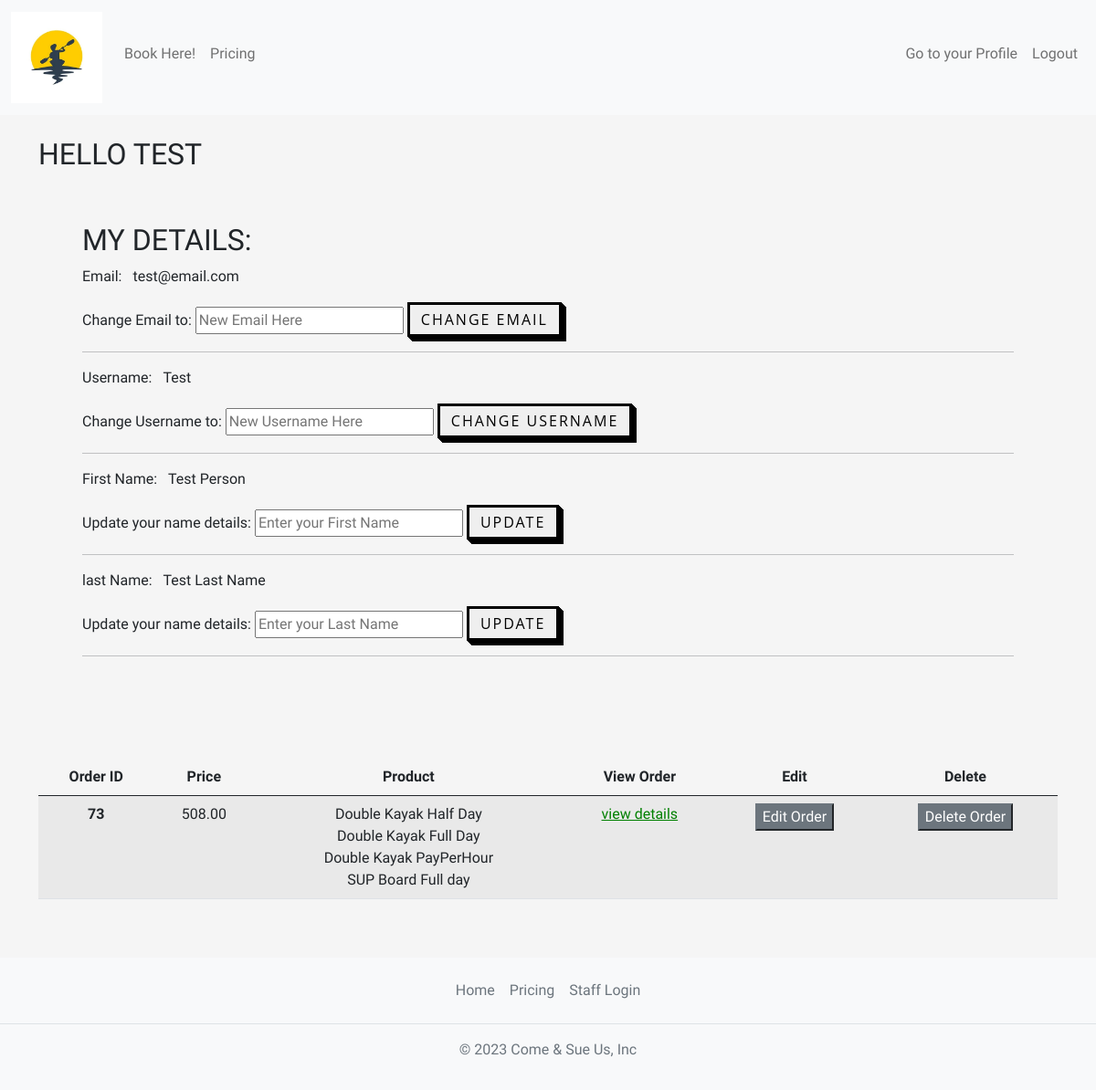
Page /profile (signed in) on the earlier database version.
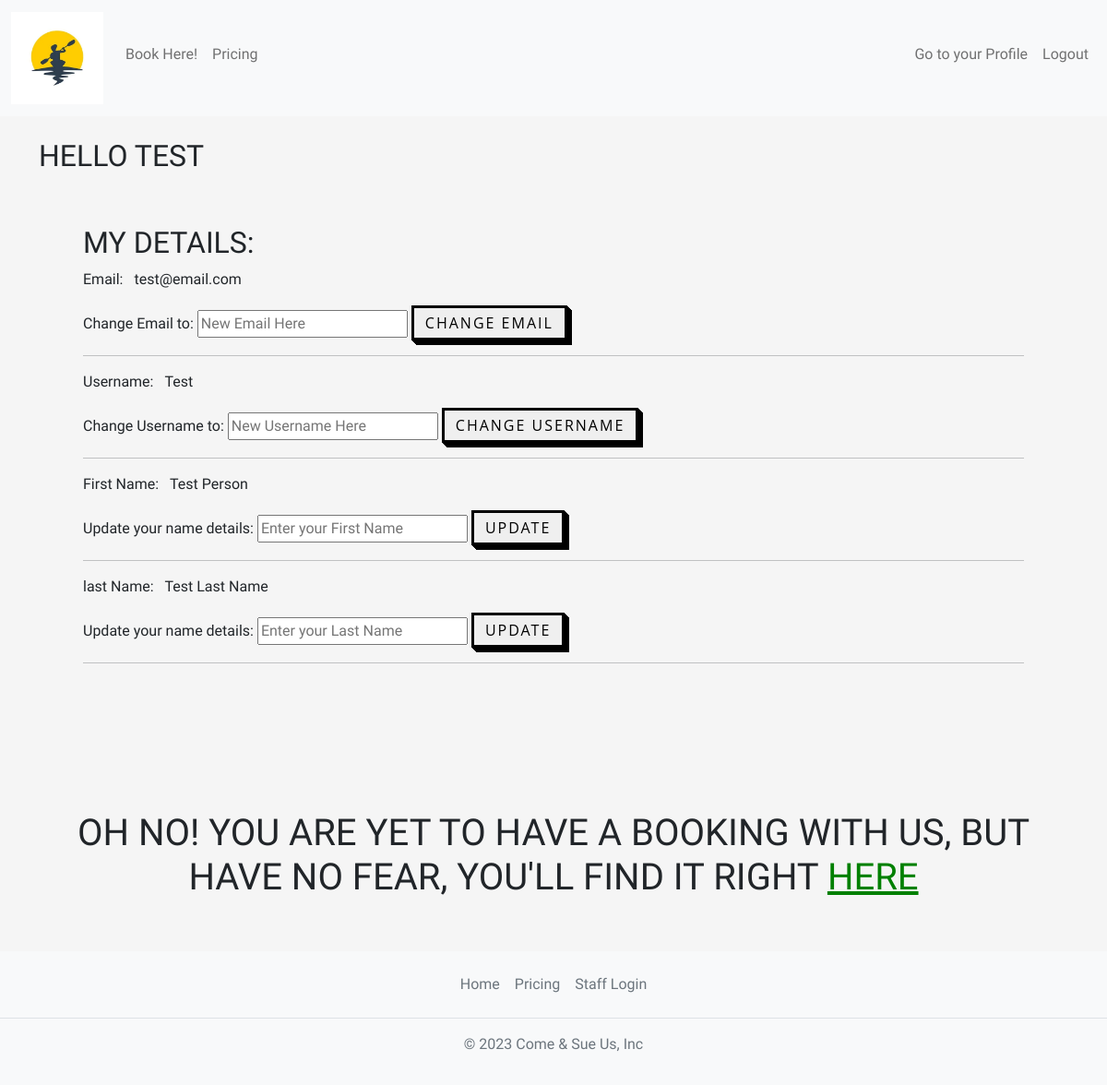
Same page on the later database version.
### home/models.py (models this page shows, shortened)
class OrderModel(models.Model):
    STATUS = (
        ('Awaiting Pickup', 'Awaiting Pickup'),
        ('Delivered', 'Delivered'),
    )
    user = models.ForeignKey(get_user_model(), on_delete=models.SET_NULL, null=True)
    created_on = models.DateTimeField(auto_now_add=True)
    price = models.DecimalField(max_digits=7, decimal_places=2)
    status = models.CharField(max_length=200, null=True, choices=STATUS)
    items = models.ManyToManyField(
        'Variant', related_name='order', blank=True)

class Variant(models.Model):
    name = models.CharField(max_length=100)
    description = models.TextField()
    image = models.ImageField(upload_to='variants_images/')
    price = models.DecimalField(max_digits=5, decimal_places=2)

### home/views.py (the view, shortened to what this page needs)
# urls.py: path('profile', views.profile, name='profile'),
@login_required
def profile(request):
    user = request.user
    my_orders = OrderModel.objects.filter(user=user)
    context = {
        'user_my_site': user,
        'my_orders': my_orders
    }
    return render(request, 'home/profile.html', context)

### home/templates/home/profile.html (shortened to what this page needs)
{% extends 'base.html' %}
{% block content %}
<div class="container col-md-12 mt-4 mb-5">
<h2>Hello {{user_my_site}}</h2>
<div class="p-5 ">
<form method="POST" action="{% url 'profile'%}">
    <h2>My details:</h2>
    <p>Email: <span class="px-2">{{user_my_site.email}} </span></p>
    <span>Change Email to: <input type="text" name="email" placeholder="New Email Here"/></span>
    <button type="submit" class="button-style" >Change Email</button>
    <hr>
    <p>Username: <span class="px-2">{{user_my_site.username}} </span></p>
    <span>Change Username to: <input type="text" name="username" placeholder="New Username Here"/></span>
    <button type="submit" class="button-style" >Change Username</button>
    <hr>
    <p>First Name: <span class="px-2">{{user_my_site.first_name}} </span></p>
    <span>Update your name details: <input type="text" name="first_name" placeholder="Enter your First Name"/></span>
    <button type="submit" class="button-style" >Update</button>
    <hr>
    <p>last Name: <span class="px-2">{{user_my_site.last_name}} </span></p>
    <span>Update your name details: <input type="text" name="last_name" placeholder="Enter your Last Name"/></span>
    <button type="submit" class="button-style" >Update</button>
    <hr>
</form>
</div>
<div class="row justify-content-center">
            <div class="col-md-12 mt-5">
                {% if my_orders %}
                <table class="table table-hover table-striped">
                    <thead class="text-center">
                        <tr>
                            <th scope="col">Order ID</th>
                            <th scope="col">Price</th>
                            <th scope="col">Product</th>
                            <th scope="col">View Order</th>
                            <th scope="col">Edit</th>
                            <th scope="col">Delete</th>
                        </tr>
                    </thead>
                    <tbody class="text-center">
                        {% for order in my_orders %}
                        <tr>
                            <th scope="row">{{ order.pk }}</th>
                            <td>{{ order.price }}</td>
                            <td>{% for item in order.items.all %}
                                {{item.name}}<br>
                            {% endfor %}</td>
                            <td>
                                <a href="{% url 'update-order' order.pk%}"> view details</a>
                            </td>
                            <td><button class="button btn-secondary" type='submit' data-bs-toggle="modal" data-bs-target="#exampleModal"
                                >Edit Order</button></td>
                            <td>
                                <form method="post" action="{% url 'update-order' order.pk %}">
                                    <button class="button btn-secondary" type='submit'>Delete Order</button>
                                </form>
                            </td>
                        </tr>
                        {% endfor %}
                        {% else %}
                        <div class="container text-center mt-5">
                            <h1>Oh no! You are yet to have a booking with us, but have no fear, you'll find it right <a href="{% url 'order' %}">HERE</a></h1>
                        </div>
                        {% endif %}
                    </tbody>
                </table>
            </div>
        </div>
</div>
{% endblock content %}

Differences in the rows shown:
removed OrderModel: pk "73", price "508.00"
no longer on this page (row unchanged): Variant: name "Double Kayak Half Day"
no longer on this page (row unchanged): Variant: name "Double Kayak Full Day"
no longer on this page (row unchanged): Variant: name "Double Kayak PayPerHour"
no longer on this page (row unchanged): Variant: name "SUP Board Full day"
Other differences:
text no longer shown: "Order ID Price Product View Order Edit Delete"
text now shown: "OH NO! YOU ARE YET TO HAVE A BOOKING WITH US, BUT HAVE NO FEAR, YOU'LL FIND IT RIGHT HERE"
